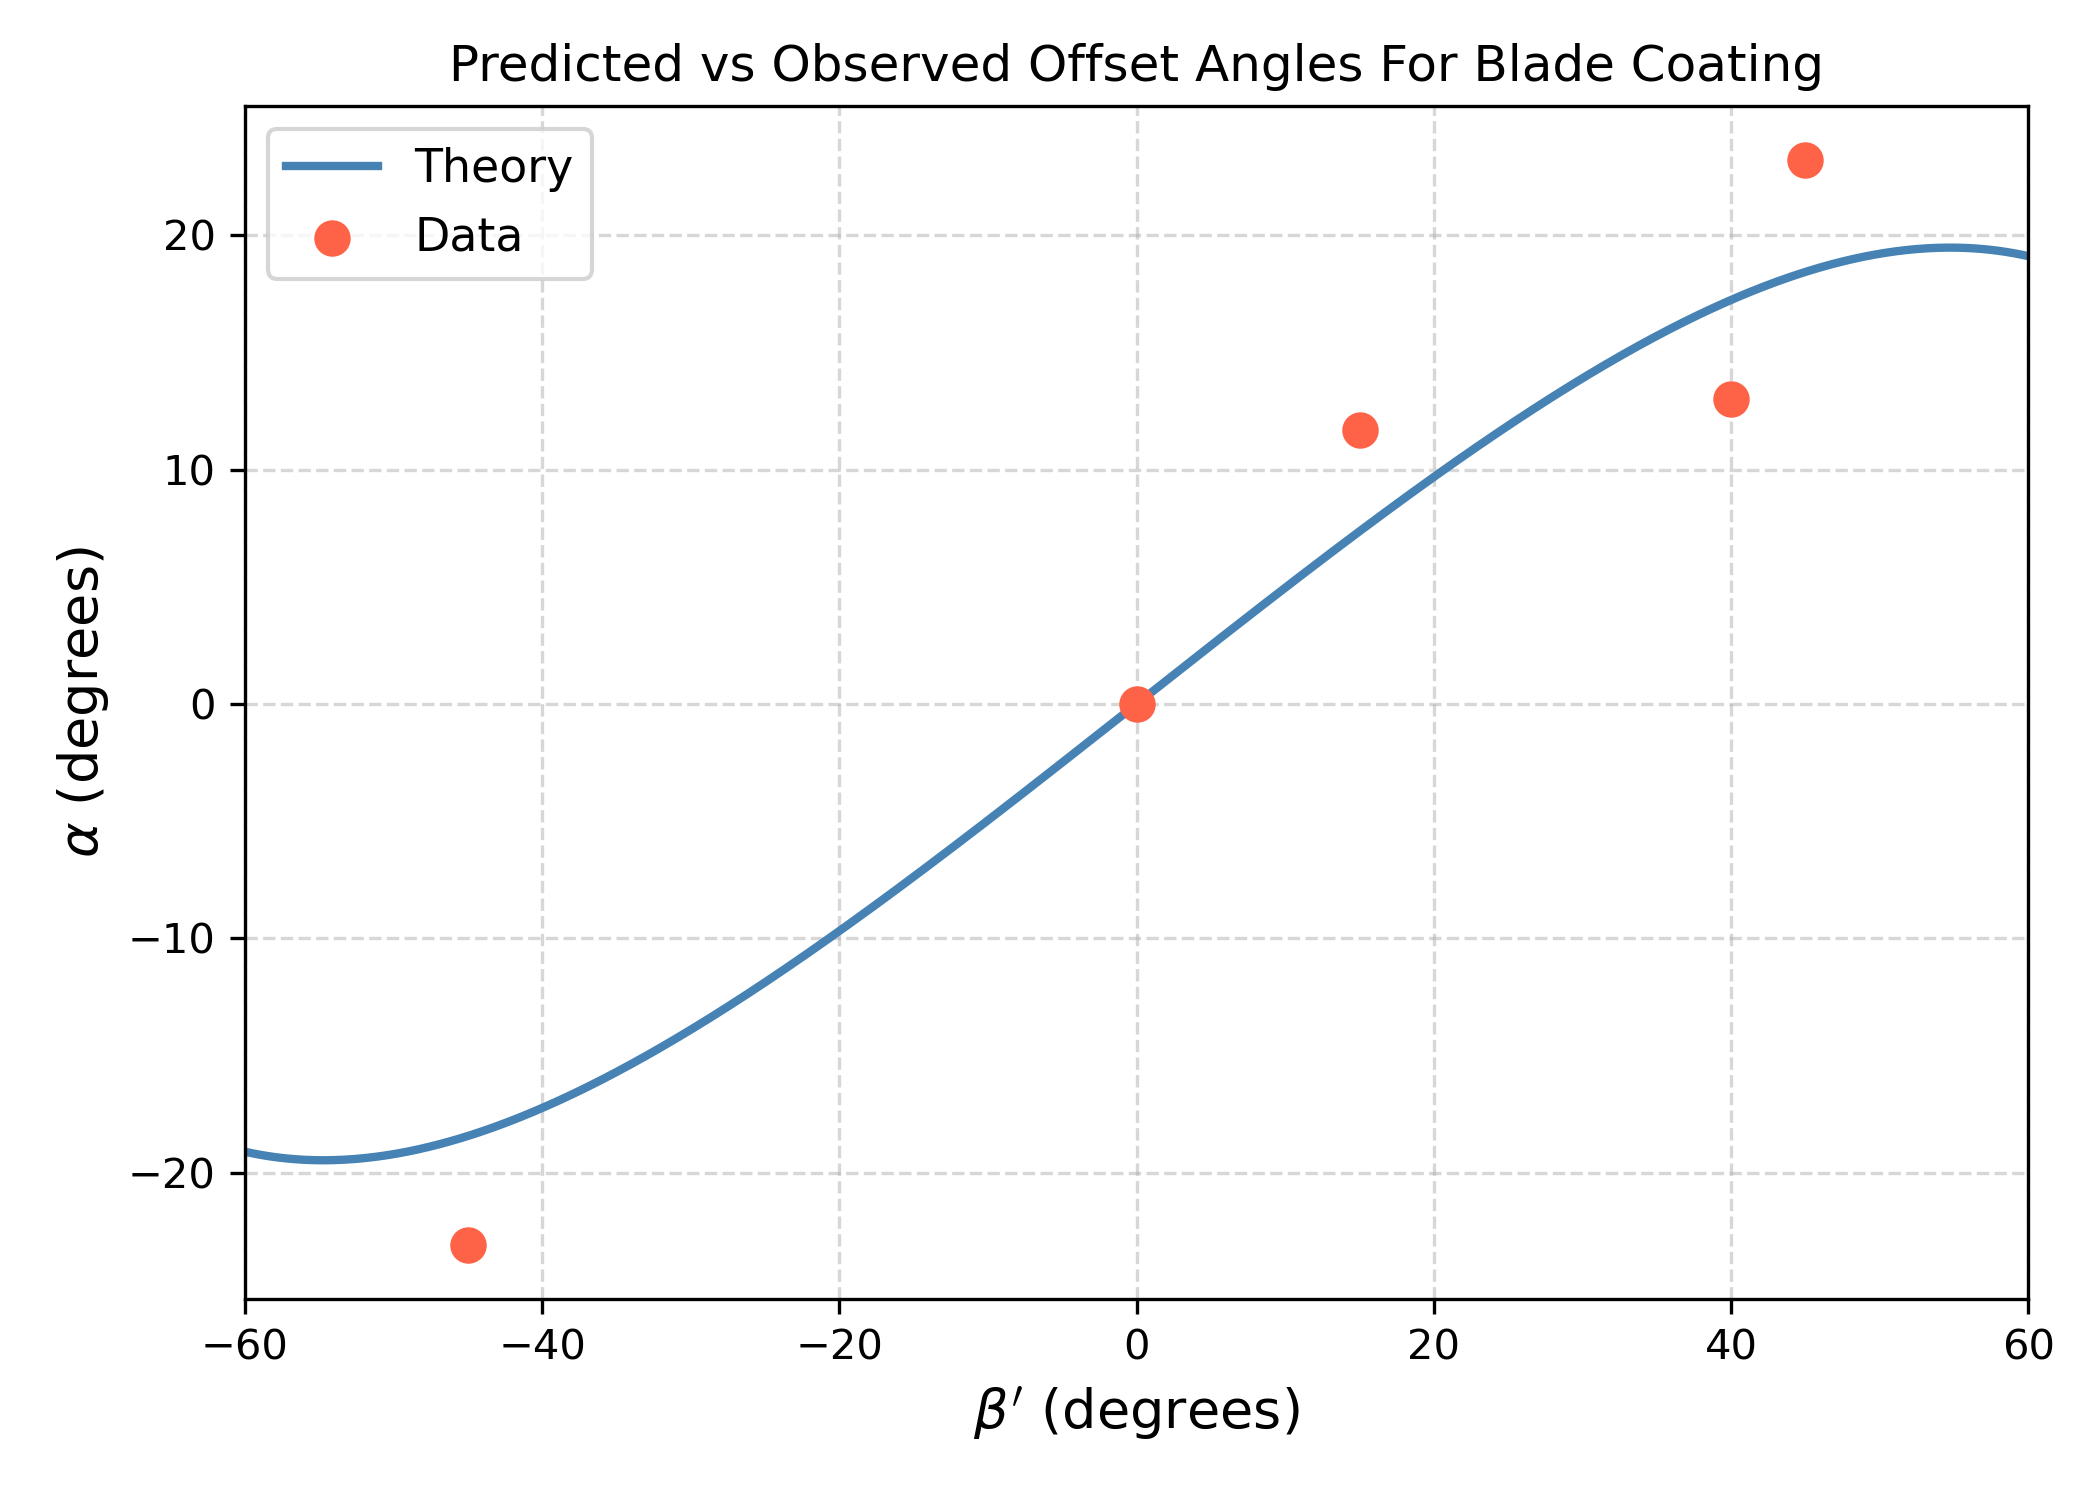

Recreate this plot in Python.
import numpy as np
import matplotlib.pyplot as plt

beta_prime_data = np.array([45, 40, 15, 0, -45])
alpha_data = np.array([23.2, 13, 11.7, 0, -23.08])

beta_theory = np.linspace(0.01, 89.99, 500)
b = np.deg2rad(beta_theory)
b_pr = np.pi/2 - b

psi_0 = b_pr 
psi_l = 0.5 * np.arccos(np.tanh(np.log(2) + np.arctanh(np.cos(2 * psi_0))))

alpha_theory = np.rad2deg(b_pr - psi_l)
beta_prime_theory = 90 - beta_theory

beta_prime_theory = np.concatenate((-beta_prime_theory, beta_prime_theory[::-1]))
alpha_theory = np.concatenate((-alpha_theory, alpha_theory[::-1]))

fig, ax = plt.subplots(figsize=(7, 5))

ax.plot(beta_prime_theory, alpha_theory, label='Theory', color='steelblue', linewidth=2)
ax.scatter(beta_prime_data, alpha_data, label='Data', color='tomato', s=60, zorder=5)
plt.xlim((-60, 60))
ax.set_xlabel(r"$\beta'$ (degrees)", fontsize=13)
ax.set_ylabel(r'$\alpha$ (degrees)', fontsize=13)
ax.set_title('Predicted vs Observed Offset Angles For Blade Coating', fontsize=12)
ax.legend(fontsize=11)
ax.grid(True, linestyle='--', alpha=0.5)
plt.tight_layout()
plt.savefig('4c.png', dpi=300)
